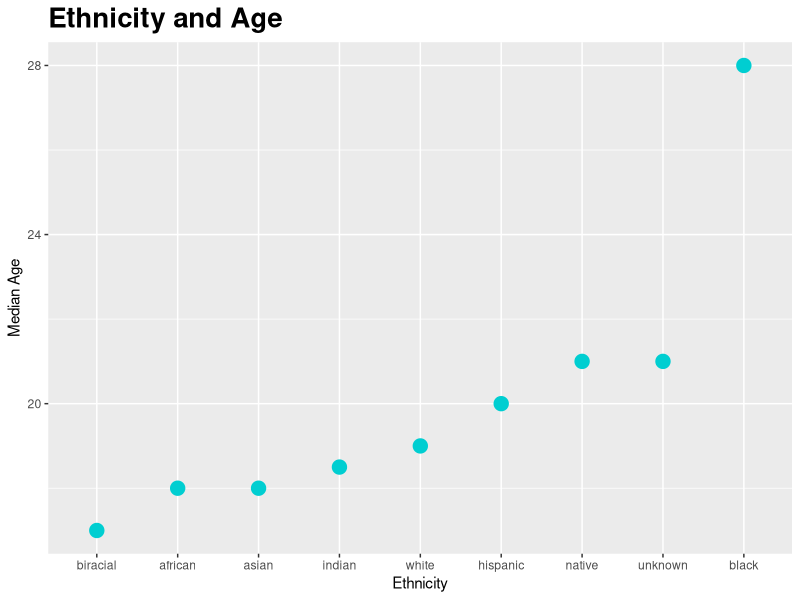
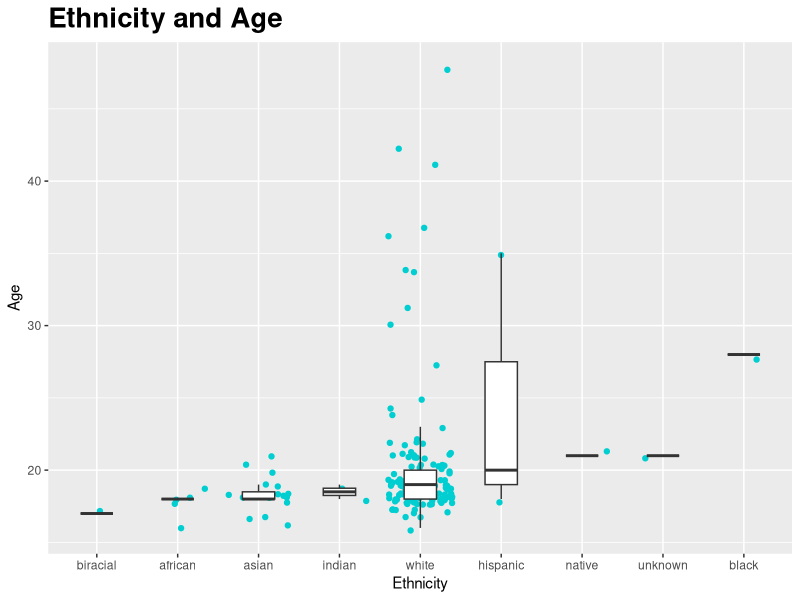
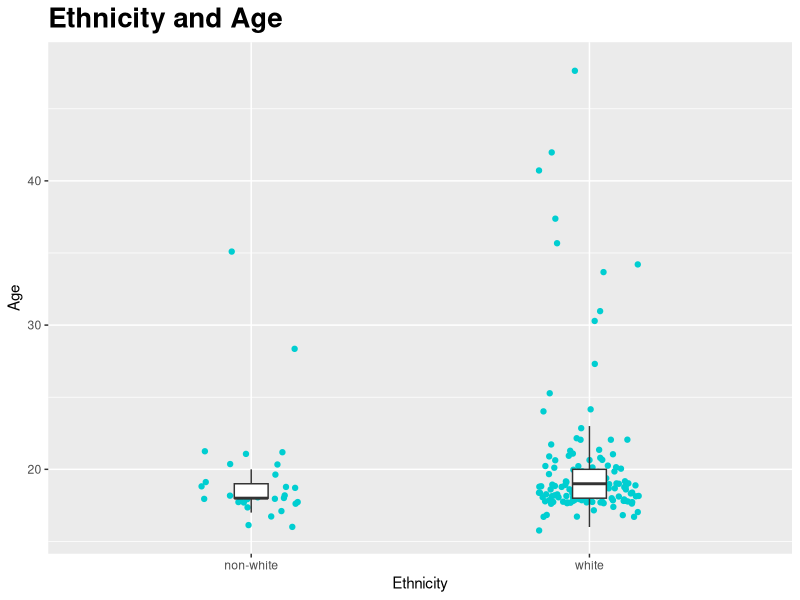

These charts were generated, in order, by the following R code:
## ---- chunk 1
#| output: false
library(tidyverse)
library(here)
#library(naniar)
## ---- chunk 2
#| output: false
hip <- read_csv(
  here::here("supporting_artifacts", 
    "Labs", 
    "Lab 3", 
    "hiphop.csv"))
## ---- chunk 3
hop <- tibble(hip)

#colnames(hop)

#hop_move <- hop |> 
  #select(asianMove : whiteMove) |> 
  #floor()

#hop_new <- hop |> 
  #select(-asianMove:-whiteMove)

#biggie <- merge(hop_new, hop_move)

#Didn't work, the merge function was a huge memory hog and used up all 32gb of my RAM. 
## ---- chunk 4
# hop$asianMove <- hop$asianMove |> 
#   floor()
# hop$blackMove <- hop$blackMove |> 
#   floor()
# hop$hispanicMove <- hop$hispanicMove |> 
#   floor()
# hop$nativeMove <- hop$nativeMove |> 
#   floor()
# hop$SAAMEMove <- hop$SAAMEMove |> 
#   floor()
# hop$whiteMove <- hop$whiteMove |> 
#   floor()

#revised code: 

hop <- hop |> 
  mutate(
    across(asianMove:whiteMove, ~floor(.)))
## ---- chunk 5
#| output: false
# hop |> 
#   replace_with_na((
#     replace = list(
#       city = 0,
#     county = 0)))
## ---- chunk 6
count <- unique(hop$word)

#revised code:
count2 <- hop |> 
  distinct(word) |> 
  select(word)
## ---- chunk 7

hop <- hop |> 
  mutate(
    ethnic_dicot = 
      ifelse(ethnic != "white", 
      "non-white", "white"))
## ---- chunk 8

hop_demo <- hop |> 
  distinct(
    subj, sex, 
    .keep_all = TRUE) |> 
  select(
    subj, 
    sex, 
    ethnic, 
    ethnic_dicot, 
    age)

# hop_demo$sex <- as.factor(
#   hop_demo$sex)
# 
# hop_demo$ethnic <- as.factor(
#   hop_demo$ethnic)
# 
# hop_demo$ethnic_dicot <- as.factor(
#   hop_demo$ethnic_dicot)


#revised code:
hop_demo <- hop_demo |> 
  mutate(
    across(c("sex", "ethnic", "ethnic_dicot"), ~as.factor(.)))

summary(hop_demo)
## ---- chunk 9
demo_ethnic_age <- hop_demo |> 
  group_by(ethnic) |> 
  summarize(
    median_age = median(age))

demo_ethnic_age %>% 
  ggplot(mapping = aes(
    x = fct_reorder(
      ethnic, median_age),
    y = median_age,
    size = 5)) +
  theme(legend.position = "none") +
  labs(x = "Ethnicity") +
  labs(y = "Median Age") +
  ggtitle("Ethnicity and Age") +
  theme(
    plot.title=element_text(
      family='', 
      face='bold', 
      colour='black', 
      size=20),
    plot.title.position = "panel") +
  geom_point(color = "darkturquoise")


## ---- chunk 10
hop_demo %>% 
  ggplot(mapping = aes(
    x = fct_reorder(
      ethnic, age),
    y = age)) +
  theme(legend.position = "none") +
  labs(x = "Ethnicity") +
  labs(y = "Age") +
  ggtitle("Ethnicity and Age") +
  theme(
    plot.title=element_text(
      family='', 
      face='bold', 
      colour='black', 
      size=20),
    plot.title.position = "panel") +
  geom_jitter(color = "darkturquoise") +
  geom_boxplot(
    outlier.shape = NA, 
    width = 0.4)


## ---- chunk 11

hop_demo %>% 
  ggplot(mapping = aes(
    x = ethnic_dicot,
    y = age)) +
  theme(legend.position = "none") +
  labs(x = "Ethnicity") +
  labs(y = "Age") +
  ggtitle("Ethnicity and Age") +
  theme(
    plot.title=element_text(
      family='', 
      face='bold', 
      colour='black', 
      size=20),
    plot.title.position = "panel") +
  geom_jitter(
    color = "darkturquoise", 
    width = 0.15) +
  geom_boxplot(
    outlier.shape = NA, 
    width = 0.1)
## ---- chunk 12
#| output: false

YB <- hop |> 
  filter(age<20) |> 
  distinct(subj)

hop |> 
  filter(age<20) |> 
  select(word, familiarity) |> 
  group_by(word) |> 
  summarize(fam = median(familiarity)) |> 
  slice_max(order_by = fam)

hop |> 
  filter(age<20) |> 
  select(word, familiarity) |> 
  group_by(word) |> 
  summarize(fam = median(familiarity)) |> 
  slice_min(order_by = fam)
## ---- chunk 13
#| output: false
# # NWW <- hop |> 
#   filter(ethnic_dicot == 'non-white') |>
#   filter(sex == 'Female')
# unique(NWW$subj)
# 
# hop |> 
#   filter(ethnic_dicot == 'non-white') |>
#   filter(sex == 'Female') |> 
#   select(word, familiarity) |> 
#   group_by(word) |> 
#   summarize(fam = median(familiarity)) |> 
#   slice_max(order_by = fam)
# 
# hop |> 
#   filter(ethnic_dicot == 'non-white') |>
#   filter(sex == 'Female') |> 
#   select(word, familiarity) |> 
#   group_by(word) |> 
#   summarize(fam = median(familiarity)) |> 
#   slice_min(order_by = fam)


#Revised code:
NWW <- hop |> 
  filter(ethnic_dicot == 'non-white',
         sex == 'Female') |> 
  distinct(subj)


hop |> 
  filter(ethnic_dicot == 'non-white',
         sex == 'Female') |> 
  select(word, familiarity) |> 
  group_by(word) |> 
  summarize(
    fam = median(familiarity)) |> 
  slice_max(order_by = fam)

hop |> 
  filter(ethnic_dicot == 'non-white',
         sex == 'Female') |> 
  select(word, familiarity) |> 
  group_by(word) |> 
  summarize(fam = median(familiarity)) |> 
  slice_min(order_by = fam)
## ---- chunk 14
#| output: false
# W.M.30 <- hop |> 
#   filter(ethnic_dicot == 'white') |>
#   filter(sex == 'Male') |> 
#   filter(age > 30)
# unique(W.M.30$subj)
# 
# hop |> 
#   filter(ethnic_dicot == 'white') |>
#   filter(sex == 'Male') |> 
#   filter(age > 30) |>  
#   select(word, familiarity) |> 
#   group_by(word) |> 
#   summarize(fam = median(familiarity)) |> 
#   slice_max(order_by = fam)


#Revised code:
W.M.30 <- hop |> 
  filter(ethnic_dicot == 'white',
         sex == 'Male',
         age > 30) |> 
  distinct(subj)

hop |> 
  filter(ethnic_dicot == 'white',
         sex == 'Male',
         age > 30) |>  
  select(word, familiarity) |> 
  group_by(word) |> 
  summarize(fam = median(familiarity)) |> 
  slice_max(order_by = fam)
## ---- chunk 15
#| output: false
# hop |> 
#   filter(ethnic_dicot == 'white') |> 
#   filter(sex == 'Male') |> 
#   filter(age >= 17) |> 
#   filter(age <= 23) |> 
#   filter(city >= 10000) |> 
#   filter(city <= 60000) |> 
#   filter(bieber == 5)


#Revised code:
hop |> 
  filter(ethnic_dicot == 'white',
         sex == 'Male',
         age >= 17,
         age <= 23,
         city >= 10000,
         city <= 60000) |> 
  slice_max(bieber) |> 
  distinct(subj)
